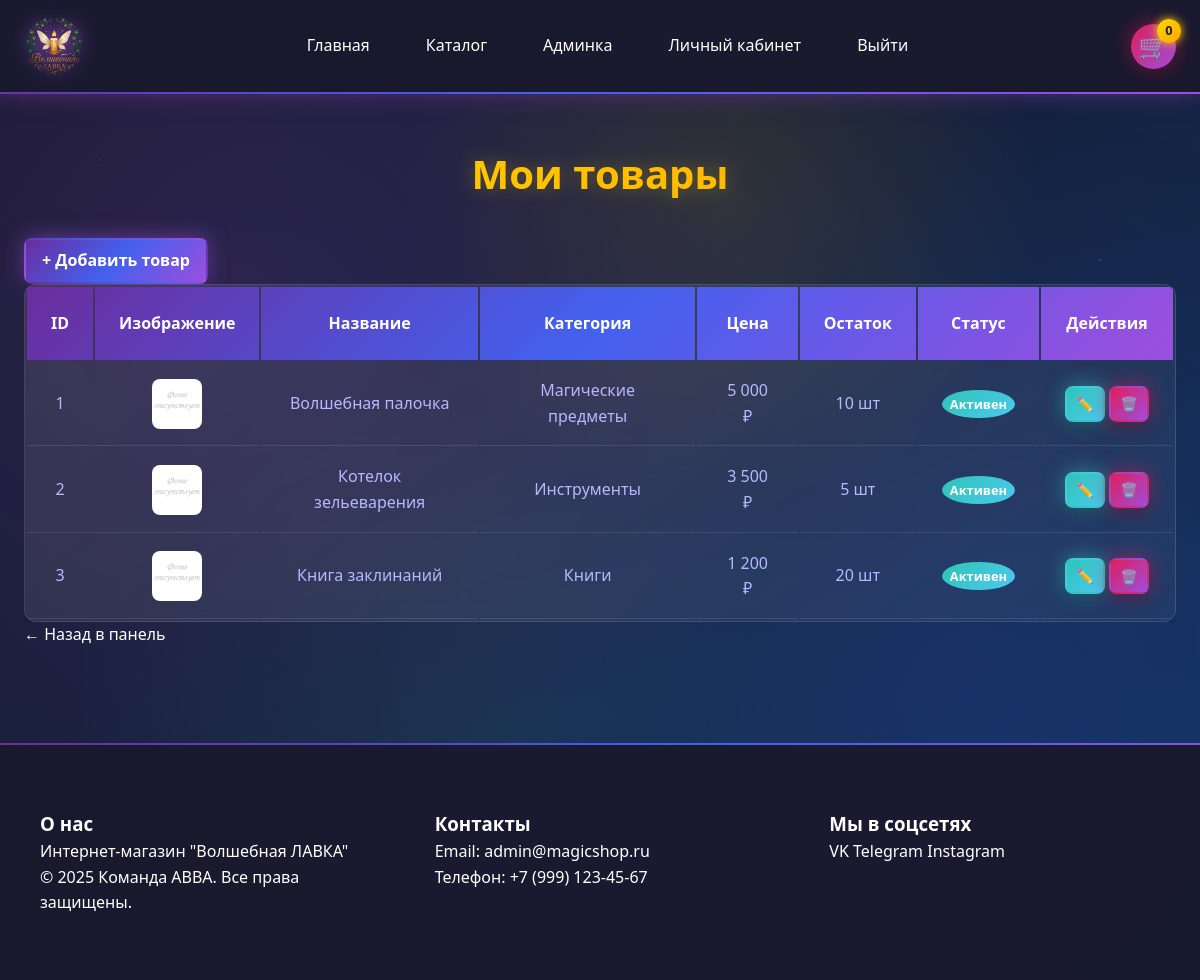
The app's page /moderator/products_md.php (signed in) with its own data.
### tables this page shows
CREATE TABLE products (
    id INT PRIMARY KEY AUTO_INCREMENT,
    name VARCHAR(100) NOT NULL,
    description TEXT,
    price DECIMAL(10,2) NOT NULL,
    image VARCHAR(255),  
     
    category_id INT NOT NULL,
    stock INT DEFAULT 0,
    is_new BOOLEAN DEFAULT FALSE,
    active BOOLEAN DEFAULT TRUE,
    created_by INT,
    created_at TIMESTAMP DEFAULT CURRENT_TIMESTAMP,
    updated_at TIMESTAMP DEFAULT CURRENT_TIMESTAMP ON UPDATE CURRENT_TIMESTAMP,
    
     
    FOREIGN KEY (category_id) REFERENCES categories(id) ON DELETE RESTRICT,
    FOREIGN KEY (created_by) REFERENCES users(id) ON DELETE SET NULL,
    
     
    INDEX idx_products_category_id (category_id),
    INDEX idx_products_price (price),
    INDEX idx_products_active (active),
    INDEX idx_products_is_new (is_new),
    INDEX idx_products_created_by (created_by)
);

CREATE TABLE categories (
    id INT PRIMARY KEY AUTO_INCREMENT,
    name VARCHAR(50) UNIQUE NOT NULL,
    description TEXT,  
    created_at TIMESTAMP DEFAULT CURRENT_TIMESTAMP,
    
    INDEX idx_categories_name (name)
);

CREATE TABLE users (
    id INT PRIMARY KEY AUTO_INCREMENT,
    username VARCHAR(50) UNIQUE NOT NULL,
    password VARCHAR(255) NOT NULL,
    email VARCHAR(100) UNIQUE NOT NULL,
    first_name VARCHAR(50),
    last_name VARCHAR(50),
    middle_name VARCHAR(50),
    phone VARCHAR(20),
    zip_code VARCHAR(10),
    region VARCHAR(50),
    city VARCHAR(50),
    street VARCHAR(100),
    house VARCHAR(10),
    apartment VARCHAR(10),
    role ENUM('admin', 'moderator', 'customer') NOT NULL DEFAULT 'customer',
     
    last_login TIMESTAMP NULL DEFAULT NULL,
    failed_attempts INT DEFAULT 0,
    locked_until TIMESTAMP NULL DEFAULT NULL,
    created_at TIMESTAMP DEFAULT CURRENT_TIMESTAMP,
    
     
    INDEX idx_users_email (email),
    INDEX idx_users_username (username),
    INDEX idx_users_role (role)
);

### includes/functions_md.php (called while the page is built, shortened)
<?php
require_once __DIR__ . '/config.php';
require_once __DIR__ . '/functions_adm.php';
function getModeratorProducts($uid) {
    global $conn;
    $s=$conn->prepare("SELECT p.*, c.name AS category_name FROM products p LEFT JOIN categories c ON p.category_id = c.id WHERE p.created_by=? ORDER BY p.created_at DESC");
    $s->bind_param("i",$uid);
    $s->execute();
    return $s->get_result()->fetch_all(MYSQLI_ASSOC);
}

### includes/functions.php (called while the page is built, shortened)
<?php
function getAdminContactInfo() {
    global $conn;
    $stmt = $conn->prepare("SELECT email, phone FROM users WHERE role = 'admin' LIMIT 1");
    $stmt->execute();
    return $stmt->get_result()->fetch_assoc();
}
function getProductImage($image_val) {
    $fallback = '/images/no_photo.png';
    $path = ltrim($image_val, '/');
    if (strpos($path, 'product/') === false) {
        $path = 'product/' . $path;
    }
    $full_server_path = __DIR__ . '/../images/' . $path;
    return $fallback;
}
?>

### includes/config.php (called while the page is built, shortened)
<?php
function sanitize($input) {
    return htmlspecialchars($input ?? '', ENT_QUOTES | ENT_HTML5, 'UTF-8');
}
function e($str) {
    return sanitize($str);
}

### moderator/products_md.php (the view, shortened to what this page needs)
<?php
require_once __DIR__ . '/../includes/header.php';
require_once __DIR__ . '/../includes/functions_md.php';
$products = getModeratorProducts($_SESSION['user_id']);
?>
<section class="section">
    <div class="container">
        <div class="page-header">
            <h1 class="page-title">Мои товары</h1>
            <a href="add_product_md.php" class="btn btn-primary">+ Добавить товар</a>
        </div>
        <?php if (!empty($products)): ?>
            <div class="table-container">
                <table class="data-table">
                    <thead>
                        <tr>
                            <th>ID</th>
                            <th>Изображение</th>
                            <th>Название</th>
                            <th>Категория</th>
                            <th>Цена</th>
                            <th>Остаток</th>
                            <th>Статус</th>
                            <th>Действия</th>
                        </tr>
                    </thead>
                    <tbody>
                        <?php foreach ($products as $product): ?>
                            <tr>
                                <td data-label="ID"><?php echo $product['id']; ?></td>
                                <td data-label="Изображение">
                                    <div class="table-image">
                                        <?php if ($product['image']): ?>
                                            <img src="<?php echo getProductImage($product['image']); ?>" alt="<?php echo e($product['name']); ?>">
                                        <?php else: ?>
                                            <div class="table-image-placeholder">🎁</div>
                                        <?php endif; ?>
                                    </div>
                                </td>
                                <td data-label="Название">
                                    <a href="/shop.php?product_id=<?php echo $product['id']; ?>">
                                        <?php echo e($product['name']); ?>
                                    </a>
                                </td>
                                <td data-label="Категория"><?php echo e($product['category_name'] ?? '-'); ?></td>
                                <td data-label="Цена"><?php echo number_format($product['price'], 0, ',', ' '); ?> ₽</td>
                                <td data-label="Остаток">
                                    <?php if ($product['stock'] > 0): ?>
                                        <span class="in-stock"><?php echo $product['stock']; ?> шт</span>
                                    <?php else: ?>
                                        <span class="out-of-stock">Нет</span>
                                    <?php endif; ?>
                                </td>
                                <td data-label="Статус">
                                    <?php if ($product['active'] == 1): ?>
                                        <span class="badge badge-success">Активен</span>
                                    <?php else: ?>
                                        <span class="badge badge-error">Удалён</span>
                                    <?php endif; ?>
                                </td>
                                <td data-label="Действия">
                                    <div class="table-actions">
                                        <?php if ($product['active'] == 1): ?>
                                            <a href="edit_product_md.php?id=<?php echo $product['id']; ?>" class="btn btn-sm btn-edit">
                                                ✏️
                                            </a>
                                            <form method="POST" style="display: inline;"
                                                  onsubmit="return confirm('Удалить товар <?php echo e($product['name']); ?>?');">
                                                <button type="submit" class="btn btn-sm btn-delete">🗑️</button>
                                            </form>
                                        <?php else: ?>
                                            <span class="form-hint">Товар удалён</span>
                                        <?php endif; ?>
                                    </div>
                                </td>
                            </tr>
                        <?php endforeach; ?>
                    </tbody>
                </table>
            </div>
        <?php else: ?>
            <p class="empty-state">У вас пока нет товаров. <a href="add_product_md.php">Добавить первый товар</a></p>
        <?php endif; ?>
        <a href="index_md.php" class="back-link">← Назад в панель</a>
    </div>
</section>
<?php require_once __DIR__ . '/../includes/footer.php'; ?>

### includes/footer.php (shortened to what this page needs)
<?php
$admin_info = getAdminContactInfo();
?>
</main>
<footer>
<div class="footer-content">
    <div class="footer-section">
        <h3>О нас</h3>
        <p>Интернет-магазин "Волшебная ЛАВКА"</p>
        <p>&copy; 2025 Команда АВВА. Все права защищены.</p>
    </div>
    <div class="footer-section">
        <h3>Контакты</h3>
        <p>Email: <?php echo isset($admin_info['email']) && $admin_info['email'] !== '' ? sanitize($admin_info['email']) : 'info@magicshop.ru'; ?></p>
        <p>Телефон: <?php echo isset($admin_info['phone']) && $admin_info['phone'] !== '' ? sanitize($admin_info['phone']) : '+7 (999) 123-45-67'; ?></p>
    </div>
    <div class="footer-section">
        <h3>Мы в соцсетях</h3>
        <div class="social-links">
            <a href="#" class="social-link">VK</a>
            <a href="#" class="social-link">Telegram</a>
            <a href="#" class="social-link">Instagram</a>
        </div>
    </div>
</div>
</footer>
</body>
</html>

### records on screen
products: id "1", name "Волшебная палочка", category.name "Магические предметы", price "5 000", stock "10", active "Активен"
products: id "2", name "Котелок зельеварения", category.name "Инструменты", price "3 500", stock "5", active "Активен"
products: id "3", name "Книга заклинаний", category.name "Книги", price "1 200", stock "20", active "Активен"
users: email "admin@magicshop.ru"

### other values on screen
getBasketCount() "0"
